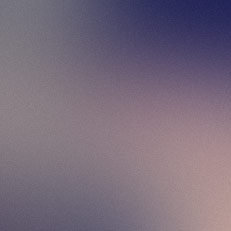
#> input picture images/pic01.jpg, 231 x 231 px; its folder holds only this picture in this run
$ python -i ScorePrediction.py   (imports and definitions only)   (older library calls are emulated)
#> lines starting #> are read from the running program, lines starting #| are printed output that depends on the picture
import cv2
import mahotas
import numpy as np
from joblib import dump, load


# [1 line not run here, left out]
bins             = 8

# feature-descriptor-1: Hu Moments
def fd_hu_moments(image):
    image = cv2.cvtColor(image, cv2.COLOR_BGR2GRAY)
    feature = cv2.HuMoments(cv2.moments(image)).flatten()
    return feature

# feature-descriptor-2: Haralick Texture
def fd_haralick(image):
    # convert the image to grayscale
    gray = cv2.cvtColor(image, cv2.COLOR_BGR2GRAY)
    # compute the haralick texture feature vector
    haralick = mahotas.features.haralick(gray).mean(axis=0)
    # return the result
    return haralick

# feature-descriptor-3: Color Histogram
def fd_histogram(image, mask=None):
    # convert the image to HSV color-space
    image = cv2.cvtColor(image, cv2.COLOR_BGR2HSV)
    # compute the color histogram
    hist  = cv2.calcHist([image], [0, 1, 2], None, [bins, bins, bins], [0, 256, 0, 256, 0, 256])
    # normalize the histogram
    cv2.normalize(hist, hist)
    # return the histogram
    return hist.flatten()

def getScore(images):
    imageCount = 0
    total = 0
    for image in images:
        imageCount += 1
        # image = cv2.imread(file)

        # resize the image

        ####################################
        # Global Feature extraction
        ####################################
        fv_hu_moments = fd_hu_moments(image)
        fv_haralick   = fd_haralick(image)
        fv_histogram  = fd_histogram(image)

        ###################################
        # Concatenate global features
        ###################################
        global_feature = np.hstack([fv_histogram, fv_haralick, fv_hu_moments])

        # predict label of test image
        prediction = clf.predict(global_feature.reshape(1,-1))[0]
        prediction_proba = clf.predict_proba(global_feature.reshape(1,-1))[0]
        labels = [x for x in np.arange(1.2, 5, 0.1)]
        prediction = labels[prediction]
        idx = 0
        for prediction_p in prediction_proba:
            cr = prediction_proba[idx] * labels[idx]
            total += cr
            idx+=1


        # [7 lines of commented-out code are left out]
    return str(total / imageCount)

>>> import cv2
>>> picture = cv2.imread('images/pic01.jpg', cv2.IMREAD_GRAYSCALE)
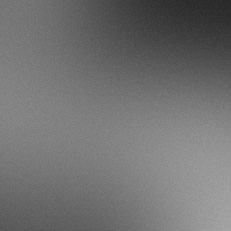
#> picture: shape (231, 231); min 40, max 164, mean 113.4
#> the loop in getScore, `for image in images:` made 1 pass
#> imageCount on pass 1: 1
#> after the loop in getScore, `for image in images:`: imageCount = 1; total = 0
#> (the run stopped early here; a loop or call above may not have finished)

$ run again, on images/pic02.jpg
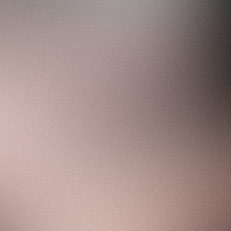
#> input picture images/pic02.jpg, 231 x 231 px
#> `picture = cv2.imread('images/pic01.jpg', cv2.IMREAD_GRAYSCALE)`:
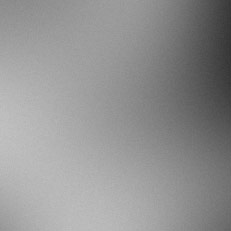
#> picture: shape (231, 231); min 53, max 194, mean 146.8
#> the loop in getScore, `for image in images:` made 1 pass
#> imageCount on pass 1: 1
#> after the loop in getScore, `for image in images:`: imageCount = 1; total = 0

$ run again, on images/pic03.jpg
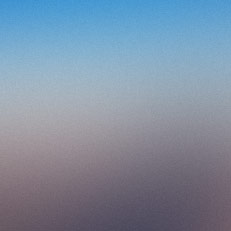
#> input picture images/pic03.jpg, 231 x 231 px
#> `picture = cv2.imread('images/pic01.jpg', cv2.IMREAD_GRAYSCALE)`:
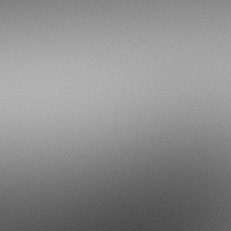
#> picture: shape (231, 231); min 74, max 182, mean 139.8
#> the loop in getScore, `for image in images:` made 1 pass
#> imageCount on pass 1: 1
#> after the loop in getScore, `for image in images:`: imageCount = 1; total = 0

$ run again, on images/pic04.jpg
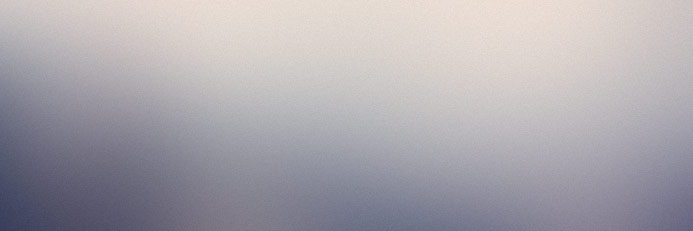
#> input picture images/pic04.jpg, 693 x 231 px
#> `picture = cv2.imread('images/pic01.jpg', cv2.IMREAD_GRAYSCALE)`:
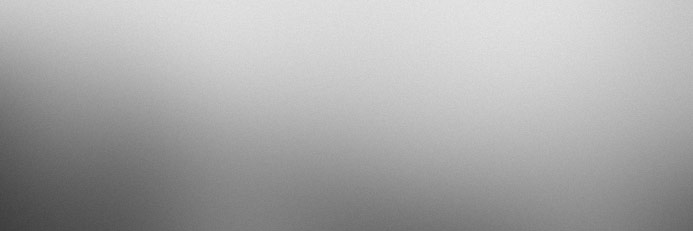
#> picture: shape (231, 693); min 62, max 229, mean 169
#> the loop in getScore, `for image in images:` made 1 pass
#> imageCount on pass 1: 1
#> after the loop in getScore, `for image in images:`: imageCount = 1; total = 0
